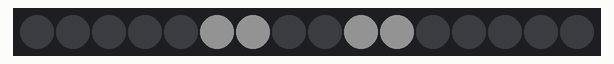
A sketch run on a simulated Arduino Uno, built with avr-gcc and run on an emulated ATmega328P. Shown: 16 RGB LEDs in strip order, left to right. Dim RGB values are drawn brighter than linear; random numbers use the default seed unless the sketch sets one.

Above: at 0.05 s.
At 20.12 s:
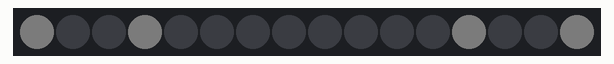
At 39.89 s:
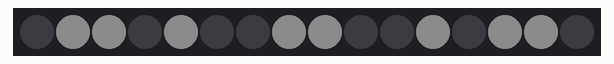

The sketch:

TLC_wavy.ino
```cpp
#include <Tlc5940.h>

void setup()
{
  Tlc.init();
}

int rPos = 0;
int gPos = 0;
int bPos = 0;
int ticks = 0;

void setRGB(int pos, int r, int g, int b)
{
  Tlc.set(pos, r);
  Tlc.set(pos + 16, g);
  Tlc.set(pos + 32, b);
}

void setXY(int x, int y, int r, int g, int b)
{
  setRGB(x + (y * 4), r, g, b);
}

void setInnerBox(int r, int g, int b)
{
  setXY(1, 1, r, g, b);
  setXY(1, 2, r, g, b);
  setXY(2, 1, r, g, b);
  setXY(2, 2, r, g, b);
}

void setCorners(int r, int g, int b)
{
  setXY(0, 0, r, g, b);
  setXY(0, 3, r, g, b);
  setXY(3, 0, r, g, b);
  setXY(3, 3, r, g, b);
}

void setOuterBox(int r, int g, int b)
{
  setXY(0, 1, r, g, b);
  setXY(0, 2, r, g, b);
  setXY(1, 0, r, g, b);
  setXY(1, 3, r, g, b);
  setXY(2, 0, r, g, b);
  setXY(2, 3, r, g, b);
  setXY(3, 1, r, g, b);
  setXY(3, 2, r, g, b);
}

void boxLoop()
{
  static char t = 0;
  static int R[3], G[3], B[3];
  R[2] = R[1]; G[2] = G[1]; B[2] = B[1];
  R[1] = R[0]; G[1] = G[0]; B[1] = B[0];
  R[0] =       G[0] =       B[0] = 0;
  if ((t++ & 7) == 0)
  {
    switch (0) // random(3))
    {
    case 0: R[0] = random(500); break;
    case 1: G[0] = random(500); break;
    case 2: B[0] = random(500); break;
    }
  }

  setInnerBox(R[0], G[0], B[0]);
  setOuterBox(R[1], G[1], B[1]);
  setCorners(R[2], G[2], B[2]);
}

void loop()
{
  Tlc.setAll(0);
  boxLoop();
  Tlc.update();
  delay(100);
}
```
